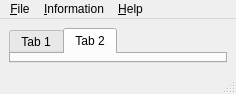
<?xml version="1.0" encoding="UTF-8"?>
<ui version="4.0">
 <class>iintplus</class>
 <widget class="QMainWindow" name="iintplus">
  <property name="geometry">
   <rect>
    <x>0</x>
    <y>0</y>
    <width>236</width>
    <height>94</height>
   </rect>
  </property>
  <property name="windowTitle">
   <string>ADAPT iint+</string>
  </property>
  <widget class="QWidget" name="centralwidget">
   <layout class="QGridLayout" name="gridLayout">
    <item row="0" column="0">
     <layout class="QHBoxLayout" name="horizontalLayout">
      <item>
       <layout class="QVBoxLayout" name="verticalLayout">
        <property name="sizeConstraint">
         <enum>QLayout::SetFixedSize</enum>
        </property>
       </layout>
      </item>
     </layout>
    </item>
    <item row="0" column="1">
     <widget class="QTabWidget" name="imageTabs">
      <property name="sizePolicy">
       <sizepolicy hsizetype="Expanding" vsizetype="Expanding">
        <horstretch>5</horstretch>
        <verstretch>0</verstretch>
       </sizepolicy>
      </property>
      <property name="tabShape">
       <enum>QTabWidget::Rounded</enum>
      </property>
      <property name="currentIndex">
       <number>1</number>
      </property>
      <widget class="QWidget" name="tab">
       <attribute name="title">
        <string>Tab 1</string>
       </attribute>
      </widget>
      <widget class="QWidget" name="tab_2">
       <attribute name="title">
        <string>Tab 2</string>
       </attribute>
      </widget>
     </widget>
    </item>
   </layout>
  </widget>
  <widget class="QMenuBar" name="menubar">
   <property name="geometry">
    <rect>
     <x>0</x>
     <y>0</y>
     <width>236</width>
     <height>19</height>
    </rect>
   </property>
   <widget class="QMenu" name="menuFile">
    <property name="title">
     <string>&amp;File</string>
    </property>
    <addaction name="actionNew"/>
    <addaction name="actionOpen_file"/>
    <addaction name="actionSave_file"/>
    <addaction name="separator"/>
    <addaction name="actionExit"/>
   </widget>
   <widget class="QMenu" name="menu_Information">
    <property name="title">
     <string>&amp;Information</string>
    </property>
    <addaction name="action_Config_File"/>
    <addaction name="action_Spec_File"/>
    <addaction name="action_Fit_Results"/>
   </widget>
   <widget class="QMenu" name="menu_Help">
    <property name="title">
     <string>&amp;Help</string>
    </property>
   </widget>
   <addaction name="menuFile"/>
   <addaction name="menu_Information"/>
   <addaction name="menu_Help"/>
  </widget>
  <widget class="QStatusBar" name="statusbar"/>
  <action name="actionOpen_file">
   <property name="text">
    <string>Open config file</string>
   </property>
   <property name="shortcut">
    <string>Ctrl+O</string>
   </property>
  </action>
  <action name="actionNew">
   <property name="text">
    <string>New</string>
   </property>
   <property name="shortcut">
    <string>Ctrl+N</string>
   </property>
  </action>
  <action name="actionSave_file">
   <property name="text">
    <string>Save config file</string>
   </property>
   <property name="shortcut">
    <string>Ctrl+S</string>
   </property>
  </action>
  <action name="actionExit">
   <property name="text">
    <string>Exit</string>
   </property>
   <property name="shortcut">
    <string>Ctrl+Q</string>
   </property>
  </action>
  <action name="action_Config_File">
   <property name="text">
    <string>&amp;Config File</string>
   </property>
  </action>
  <action name="action_Spec_File">
   <property name="text">
    <string>&amp;Spec File</string>
   </property>
  </action>
  <action name="action_Fit_Results">
   <property name="text">
    <string>&amp;Fit Results</string>
   </property>
  </action>
  <action name="action_Output_File">
   <property name="text">
    <string>&amp;Output File</string>
   </property>
  </action>
 </widget>
 <resources/>
 <connections/>
</ui>
